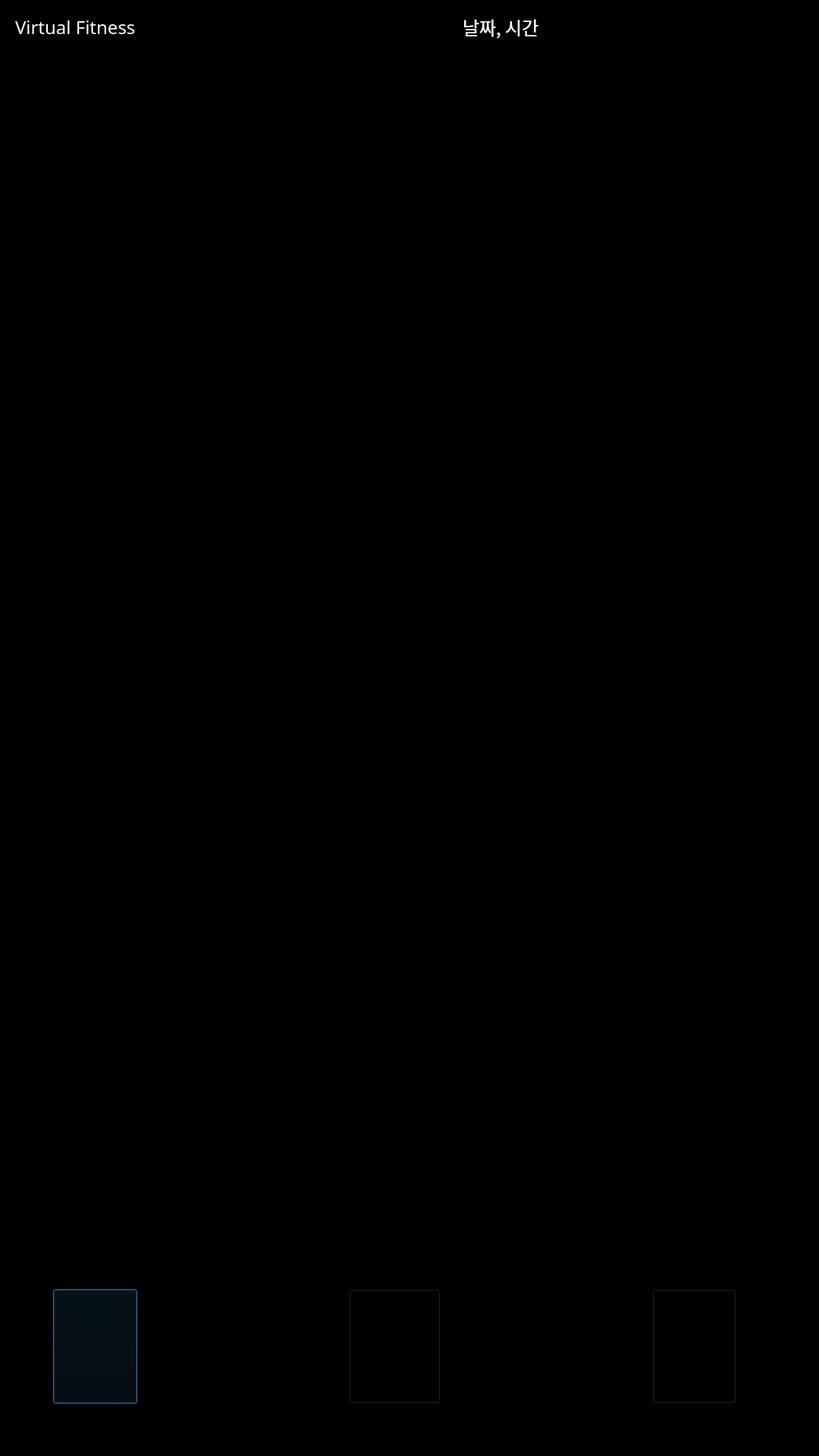
<?xml version="1.0" encoding="UTF-8"?>
<ui version="4.0">
 <class>Dialog</class>
 <widget class="QDialog" name="Dialog">
  <property name="geometry">
   <rect>
    <x>0</x>
    <y>0</y>
    <width>1080</width>
    <height>1920</height>
   </rect>
  </property>
  <property name="sizePolicy">
   <sizepolicy hsizetype="Maximum" vsizetype="Maximum">
    <horstretch>0</horstretch>
    <verstretch>0</verstretch>
   </sizepolicy>
  </property>
  <property name="maximumSize">
   <size>
    <width>6820</width>
    <height>12120</height>
   </size>
  </property>
  <property name="windowTitle">
   <string>Dialog</string>
  </property>
  <property name="styleSheet">
   <string notr="true">background-color: rgb(0, 0, 0);</string>
  </property>
  <widget class="QLabel" name="datetime_lb">
   <property name="geometry">
    <rect>
     <x>610</x>
     <y>10</y>
     <width>451</width>
     <height>51</height>
    </rect>
   </property>
   <property name="font">
    <font>
     <family>HY견고딕</family>
     <pointsize>18</pointsize>
    </font>
   </property>
   <property name="styleSheet">
    <string notr="true">color: rgb(255, 255, 255);</string>
   </property>
   <property name="text">
    <string>날짜, 시간</string>
   </property>
  </widget>
  <widget class="QLabel" name="label_2">
   <property name="geometry">
    <rect>
     <x>20</x>
     <y>20</y>
     <width>251</width>
     <height>31</height>
    </rect>
   </property>
   <property name="font">
    <font>
     <family>HY견고딕</family>
     <pointsize>18</pointsize>
    </font>
   </property>
   <property name="styleSheet">
    <string notr="true">color: rgb(255, 255, 255);</string>
   </property>
   <property name="text">
    <string>Virtual Fitness</string>
   </property>
  </widget>
  <widget class="QPushButton" name="back_btn">
   <property name="geometry">
    <rect>
     <x>70</x>
     <y>1700</y>
     <width>111</width>
     <height>151</height>
    </rect>
   </property>
   <property name="styleSheet">
    <string notr="true">image: url(img/back_btn.png);
color: rgb(255, 255, 255)</string>
   </property>
   <property name="text">
    <string/>
   </property>
  </widget>
  <widget class="QPushButton" name="tip_btn">
   <property name="geometry">
    <rect>
     <x>860</x>
     <y>1700</y>
     <width>111</width>
     <height>151</height>
    </rect>
   </property>
   <property name="styleSheet">
    <string notr="true">image: url(img/info_btn.png);
color: rgb(255, 255, 255)</string>
   </property>
   <property name="text">
    <string/>
   </property>
  </widget>
  <widget class="QPushButton" name="home_btn">
   <property name="geometry">
    <rect>
     <x>460</x>
     <y>1700</y>
     <width>121</width>
     <height>151</height>
    </rect>
   </property>
   <property name="styleSheet">
    <string notr="true">image: url(img/home_btn.png);
color: rgb(255, 255, 255)</string>
   </property>
   <property name="text">
    <string/>
   </property>
  </widget>
 </widget>
 <resources/>
 <connections/>
</ui>
